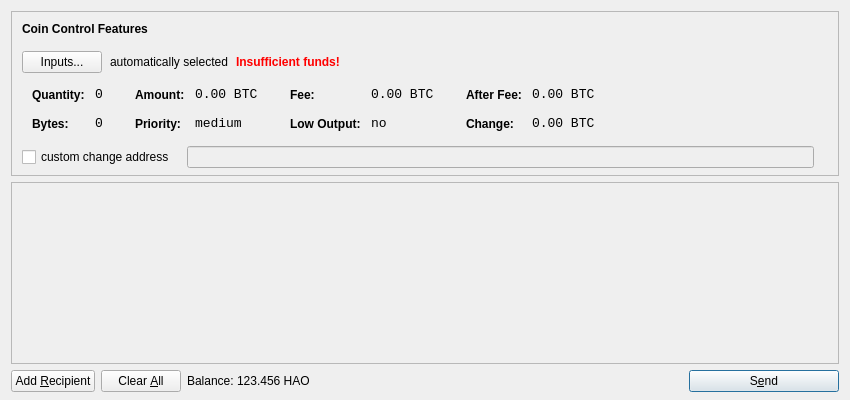
<?xml version="1.0" encoding="UTF-8"?>
<ui version="4.0">
 <class>SendCoinsDialog</class>
 <widget class="QDialog" name="SendCoinsDialog">
  <property name="geometry">
   <rect>
    <x>0</x>
    <y>0</y>
    <width>850</width>
    <height>400</height>
   </rect>
  </property>
  <property name="windowTitle">
   <string>Send Coins</string>
  </property>
  <layout class="QVBoxLayout" name="verticalLayout" stretch="0,1,0">
   <property name="bottomMargin">
    <number>8</number>
   </property>
   <item>
    <widget class="QFrame" name="frameCoinControl">
     <property name="sizePolicy">
      <sizepolicy hsizetype="Expanding" vsizetype="Expanding">
       <horstretch>0</horstretch>
       <verstretch>0</verstretch>
      </sizepolicy>
     </property>
     <property name="maximumSize">
      <size>
       <width>16777215</width>
       <height>16777215</height>
      </size>
     </property>
     <property name="frameShape">
      <enum>QFrame::StyledPanel</enum>
     </property>
     <property name="frameShadow">
      <enum>QFrame::Sunken</enum>
     </property>
     <layout class="QVBoxLayout" name="verticalLayoutCoinControl2">
      <property name="spacing">
       <number>-1</number>
      </property>
      <property name="leftMargin">
       <number>0</number>
      </property>
      <property name="topMargin">
       <number>0</number>
      </property>
      <property name="rightMargin">
       <number>0</number>
      </property>
      <property name="bottomMargin">
       <number>6</number>
      </property>
      <item>
       <layout class="QVBoxLayout" name="verticalLayoutCoinControl" stretch="0,0,0,0,1">
        <property name="spacing">
         <number>0</number>
        </property>
        <property name="leftMargin">
         <number>10</number>
        </property>
        <property name="topMargin">
         <number>10</number>
        </property>
        <item>
         <layout class="QHBoxLayout" name="horizontalLayoutCoinControl1">
          <property name="bottomMargin">
           <number>15</number>
          </property>
          <item>
           <widget class="QLabel" name="labelCoinControlFeatures">
            <property name="sizePolicy">
             <sizepolicy hsizetype="Preferred" vsizetype="Maximum">
              <horstretch>0</horstretch>
              <verstretch>0</verstretch>
             </sizepolicy>
            </property>
            <property name="font">
             <font>
              <weight>75</weight>
              <bold>true</bold>
             </font>
            </property>
            <property name="styleSheet">
             <string notr="true">font-weight:bold;</string>
            </property>
            <property name="text">
             <string>Coin Control Features</string>
            </property>
           </widget>
          </item>
         </layout>
        </item>
        <item>
         <layout class="QHBoxLayout" name="horizontalLayoutCoinControl2" stretch="0,0,0,0">
          <property name="spacing">
           <number>8</number>
          </property>
          <property name="bottomMargin">
           <number>10</number>
          </property>
          <item>
           <widget class="QPushButton" name="pushButtonCoinControl">
            <property name="styleSheet">
             <string notr="true"/>
            </property>
            <property name="text">
             <string>Inputs...</string>
            </property>
           </widget>
          </item>
          <item>
           <widget class="QLabel" name="labelCoinControlAutomaticallySelected">
            <property name="text">
             <string>automatically selected</string>
            </property>
            <property name="margin">
             <number>5</number>
            </property>
           </widget>
          </item>
          <item>
           <widget class="QLabel" name="labelCoinControlInsuffFunds">
            <property name="font">
             <font>
              <weight>75</weight>
              <bold>true</bold>
             </font>
            </property>
            <property name="styleSheet">
             <string notr="true">color:red;font-weight:bold;</string>
            </property>
            <property name="text">
             <string>Insufficient funds!</string>
            </property>
            <property name="margin">
             <number>5</number>
            </property>
           </widget>
          </item>
          <item>
           <spacer name="horizontalSpacerCoinControl">
            <property name="orientation">
             <enum>Qt::Horizontal</enum>
            </property>
            <property name="sizeHint" stdset="0">
             <size>
              <width>40</width>
              <height>1</height>
             </size>
            </property>
           </spacer>
          </item>
         </layout>
        </item>
        <item>
         <widget class="QWidget" name="widgetCoinControl" native="true">
          <property name="sizePolicy">
           <sizepolicy hsizetype="Preferred" vsizetype="Preferred">
            <horstretch>0</horstretch>
            <verstretch>0</verstretch>
           </sizepolicy>
          </property>
          <property name="minimumSize">
           <size>
            <width>0</width>
            <height>0</height>
           </size>
          </property>
          <property name="styleSheet">
           <string notr="true"/>
          </property>
          <layout class="QHBoxLayout" name="horizontalLayoutCoinControl5">
           <property name="margin">
            <number>0</number>
           </property>
           <item>
            <layout class="QHBoxLayout" name="horizontalLayoutCoinControl3" stretch="0,0,0,1">
             <property name="spacing">
              <number>20</number>
             </property>
             <property name="topMargin">
              <number>0</number>
             </property>
             <property name="bottomMargin">
              <number>10</number>
             </property>
             <item>
              <layout class="QFormLayout" name="formLayoutCoinControl1">
               <property name="horizontalSpacing">
                <number>10</number>
               </property>
               <property name="verticalSpacing">
                <number>14</number>
               </property>
               <property name="leftMargin">
                <number>10</number>
               </property>
               <property name="topMargin">
                <number>4</number>
               </property>
               <property name="rightMargin">
                <number>6</number>
               </property>
               <item row="0" column="0">
                <widget class="QLabel" name="labelCoinControlQuantityText">
                 <property name="styleSheet">
                  <string notr="true">font-weight:bold;</string>
                 </property>
                 <property name="text">
                  <string>Quantity:</string>
                 </property>
                 <property name="margin">
                  <number>0</number>
                 </property>
                </widget>
               </item>
               <item row="0" column="1">
                <widget class="QLabel" name="labelCoinControlQuantity">
                 <property name="font">
                  <font>
                   <family>Monospace</family>
                   <pointsize>10</pointsize>
                  </font>
                 </property>
                 <property name="cursor">
                  <cursorShape>IBeamCursor</cursorShape>
                 </property>
                 <property name="contextMenuPolicy">
                  <enum>Qt::ActionsContextMenu</enum>
                 </property>
                 <property name="text">
                  <string notr="true">0</string>
                 </property>
                 <property name="margin">
                  <number>0</number>
                 </property>
                 <property name="textInteractionFlags">
                  <set>Qt::LinksAccessibleByMouse|Qt::TextSelectableByKeyboard|Qt::TextSelectableByMouse</set>
                 </property>
                </widget>
               </item>
               <item row="1" column="0">
                <widget class="QLabel" name="labelCoinControlBytesText">
                 <property name="styleSheet">
                  <string notr="true">font-weight:bold;</string>
                 </property>
                 <property name="text">
                  <string>Bytes:</string>
                 </property>
                </widget>
               </item>
               <item row="1" column="1">
                <widget class="QLabel" name="labelCoinControlBytes">
                 <property name="font">
                  <font>
                   <family>Monospace</family>
                   <pointsize>10</pointsize>
                  </font>
                 </property>
                 <property name="cursor">
                  <cursorShape>IBeamCursor</cursorShape>
                 </property>
                 <property name="contextMenuPolicy">
                  <enum>Qt::ActionsContextMenu</enum>
                 </property>
                 <property name="text">
                  <string notr="true">0</string>
                 </property>
                 <property name="textInteractionFlags">
                  <set>Qt::LinksAccessibleByMouse|Qt::TextSelectableByKeyboard|Qt::TextSelectableByMouse</set>
                 </property>
                </widget>
               </item>
              </layout>
             </item>
             <item>
              <layout class="QFormLayout" name="formLayoutCoinControl2">
               <property name="horizontalSpacing">
                <number>10</number>
               </property>
               <property name="verticalSpacing">
                <number>14</number>
               </property>
               <property name="leftMargin">
                <number>6</number>
               </property>
               <property name="topMargin">
                <number>4</number>
               </property>
               <property name="rightMargin">
                <number>6</number>
               </property>
               <item row="0" column="0">
                <widget class="QLabel" name="labelCoinControlAmountText">
                 <property name="styleSheet">
                  <string notr="true">font-weight:bold;</string>
                 </property>
                 <property name="text">
                  <string>Amount:</string>
                 </property>
                 <property name="margin">
                  <number>0</number>
                 </property>
                </widget>
               </item>
               <item row="0" column="1">
                <widget class="QLabel" name="labelCoinControlAmount">
                 <property name="font">
                  <font>
                   <family>Monospace</family>
                   <pointsize>10</pointsize>
                  </font>
                 </property>
                 <property name="cursor">
                  <cursorShape>IBeamCursor</cursorShape>
                 </property>
                 <property name="contextMenuPolicy">
                  <enum>Qt::ActionsContextMenu</enum>
                 </property>
                 <property name="text">
                  <string notr="true">0.00 BTC</string>
                 </property>
                 <property name="textInteractionFlags">
                  <set>Qt::LinksAccessibleByMouse|Qt::TextSelectableByKeyboard|Qt::TextSelectableByMouse</set>
                 </property>
                </widget>
               </item>
               <item row="1" column="0">
                <widget class="QLabel" name="labelCoinControlPriorityText">
                 <property name="styleSheet">
                  <string notr="true">font-weight:bold;</string>
                 </property>
                 <property name="text">
                  <string>Priority:</string>
                 </property>
                </widget>
               </item>
               <item row="1" column="1">
                <widget class="QLabel" name="labelCoinControlPriority">
                 <property name="font">
                  <font>
                   <family>Monospace</family>
                   <pointsize>10</pointsize>
                  </font>
                 </property>
                 <property name="cursor">
                  <cursorShape>IBeamCursor</cursorShape>
                 </property>
                 <property name="contextMenuPolicy">
                  <enum>Qt::ActionsContextMenu</enum>
                 </property>
                 <property name="text">
                  <string>medium</string>
                 </property>
                 <property name="textInteractionFlags">
                  <set>Qt::LinksAccessibleByMouse|Qt::TextSelectableByKeyboard|Qt::TextSelectableByMouse</set>
                 </property>
                </widget>
               </item>
              </layout>
             </item>
             <item>
              <layout class="QFormLayout" name="formLayoutCoinControl3">
               <property name="horizontalSpacing">
                <number>10</number>
               </property>
               <property name="verticalSpacing">
                <number>14</number>
               </property>
               <property name="leftMargin">
                <number>6</number>
               </property>
               <property name="topMargin">
                <number>4</number>
               </property>
               <property name="rightMargin">
                <number>6</number>
               </property>
               <item row="0" column="0">
                <widget class="QLabel" name="labelCoinControlFeeText">
                 <property name="styleSheet">
                  <string notr="true">font-weight:bold;</string>
                 </property>
                 <property name="text">
                  <string>Fee:</string>
                 </property>
                 <property name="margin">
                  <number>0</number>
                 </property>
                </widget>
               </item>
               <item row="0" column="1">
                <widget class="QLabel" name="labelCoinControlFee">
                 <property name="font">
                  <font>
                   <family>Monospace</family>
                   <pointsize>10</pointsize>
                  </font>
                 </property>
                 <property name="cursor">
                  <cursorShape>IBeamCursor</cursorShape>
                 </property>
                 <property name="contextMenuPolicy">
                  <enum>Qt::ActionsContextMenu</enum>
                 </property>
                 <property name="text">
                  <string notr="true">0.00 BTC</string>
                 </property>
                 <property name="textInteractionFlags">
                  <set>Qt::LinksAccessibleByMouse|Qt::TextSelectableByKeyboard|Qt::TextSelectableByMouse</set>
                 </property>
                </widget>
               </item>
               <item row="1" column="0">
                <widget class="QLabel" name="labelCoinControlLowOutputText">
                 <property name="styleSheet">
                  <string notr="true">font-weight:bold;</string>
                 </property>
                 <property name="text">
                  <string>Low Output:</string>
                 </property>
                </widget>
               </item>
               <item row="1" column="1">
                <widget class="QLabel" name="labelCoinControlLowOutput">
                 <property name="font">
                  <font>
                   <family>Monospace</family>
                   <pointsize>10</pointsize>
                  </font>
                 </property>
                 <property name="cursor">
                  <cursorShape>IBeamCursor</cursorShape>
                 </property>
                 <property name="contextMenuPolicy">
                  <enum>Qt::ActionsContextMenu</enum>
                 </property>
                 <property name="text">
                  <string>no</string>
                 </property>
                 <property name="textInteractionFlags">
                  <set>Qt::LinksAccessibleByMouse|Qt::TextSelectableByKeyboard|Qt::TextSelectableByMouse</set>
                 </property>
                </widget>
               </item>
              </layout>
             </item>
             <item>
              <layout class="QFormLayout" name="formLayoutCoinControl4">
               <property name="horizontalSpacing">
                <number>10</number>
               </property>
               <property name="verticalSpacing">
                <number>14</number>
               </property>
               <property name="leftMargin">
                <number>6</number>
               </property>
               <property name="topMargin">
                <number>4</number>
               </property>
               <property name="rightMargin">
                <number>6</number>
               </property>
               <item row="0" column="0">
                <widget class="QLabel" name="labelCoinControlAfterFeeText">
                 <property name="styleSheet">
                  <string notr="true">font-weight:bold;</string>
                 </property>
                 <property name="text">
                  <string>After Fee:</string>
                 </property>
                 <property name="margin">
                  <number>0</number>
                 </property>
                </widget>
               </item>
               <item row="0" column="1">
                <widget class="QLabel" name="labelCoinControlAfterFee">
                 <property name="font">
                  <font>
                   <family>Monospace</family>
                   <pointsize>10</pointsize>
                  </font>
                 </property>
                 <property name="cursor">
                  <cursorShape>IBeamCursor</cursorShape>
                 </property>
                 <property name="contextMenuPolicy">
                  <enum>Qt::ActionsContextMenu</enum>
                 </property>
                 <property name="text">
                  <string notr="true">0.00 BTC</string>
                 </property>
                 <property name="textInteractionFlags">
                  <set>Qt::LinksAccessibleByMouse|Qt::TextSelectableByKeyboard|Qt::TextSelectableByMouse</set>
                 </property>
                </widget>
               </item>
               <item row="1" column="0">
                <widget class="QLabel" name="labelCoinControlChangeText">
                 <property name="styleSheet">
                  <string notr="true">font-weight:bold;</string>
                 </property>
                 <property name="text">
                  <string>Change:</string>
                 </property>
                </widget>
               </item>
               <item row="1" column="1">
                <widget class="QLabel" name="labelCoinControlChange">
                 <property name="font">
                  <font>
                   <family>Monospace</family>
                   <pointsize>10</pointsize>
                  </font>
                 </property>
                 <property name="cursor">
                  <cursorShape>IBeamCursor</cursorShape>
                 </property>
                 <property name="contextMenuPolicy">
                  <enum>Qt::ActionsContextMenu</enum>
                 </property>
                 <property name="text">
                  <string notr="true">0.00 BTC</string>
                 </property>
                 <property name="textInteractionFlags">
                  <set>Qt::LinksAccessibleByMouse|Qt::TextSelectableByKeyboard|Qt::TextSelectableByMouse</set>
                 </property>
                </widget>
               </item>
              </layout>
             </item>
            </layout>
           </item>
          </layout>
         </widget>
        </item>
        <item>
         <layout class="QHBoxLayout" name="horizontalLayoutCoinControl4" stretch="0,0,0">
          <property name="spacing">
           <number>12</number>
          </property>
          <property name="sizeConstraint">
           <enum>QLayout::SetDefaultConstraint</enum>
          </property>
          <property name="topMargin">
           <number>5</number>
          </property>
          <property name="rightMargin">
           <number>5</number>
          </property>
          <item>
           <widget class="QCheckBox" name="checkBoxCoinControlChange">
            <property name="text">
             <string>custom change address</string>
            </property>
           </widget>
          </item>
          <item>
           <widget class="QLineEdit" name="lineEditCoinControlChange">
            <property name="enabled">
             <bool>false</bool>
            </property>
            <property name="sizePolicy">
             <sizepolicy hsizetype="Expanding" vsizetype="Fixed">
              <horstretch>0</horstretch>
              <verstretch>0</verstretch>
             </sizepolicy>
            </property>
           </widget>
          </item>
          <item>
           <widget class="QLabel" name="labelCoinControlChangeLabel">
            <property name="sizePolicy">
             <sizepolicy hsizetype="Preferred" vsizetype="Expanding">
              <horstretch>0</horstretch>
              <verstretch>0</verstretch>
             </sizepolicy>
            </property>
            <property name="minimumSize">
             <size>
              <width>0</width>
              <height>0</height>
             </size>
            </property>
            <property name="text">
             <string/>
            </property>
            <property name="margin">
             <number>3</number>
            </property>
           </widget>
          </item>
         </layout>
        </item>
        <item>
         <spacer name="verticalSpacerCoinControl">
          <property name="orientation">
           <enum>Qt::Vertical</enum>
          </property>
          <property name="sizeHint" stdset="0">
           <size>
            <width>800</width>
            <height>1</height>
           </size>
          </property>
         </spacer>
        </item>
       </layout>
      </item>
     </layout>
    </widget>
   </item>
   <item>
    <widget class="QScrollArea" name="scrollArea">
     <property name="widgetResizable">
      <bool>true</bool>
     </property>
     <widget class="QWidget" name="scrollAreaWidgetContents">
      <property name="geometry">
       <rect>
        <x>0</x>
        <y>0</y>
        <width>830</width>
        <height>165</height>
       </rect>
      </property>
      <layout class="QVBoxLayout" name="verticalLayout_2">
       <property name="margin">
        <number>0</number>
       </property>
       <item>
        <layout class="QVBoxLayout" name="entries">
         <property name="spacing">
          <number>6</number>
         </property>
        </layout>
       </item>
       <item>
        <spacer name="verticalSpacer">
         <property name="orientation">
          <enum>Qt::Vertical</enum>
         </property>
         <property name="sizeHint" stdset="0">
          <size>
           <width>20</width>
           <height>40</height>
          </size>
         </property>
        </spacer>
       </item>
      </layout>
     </widget>
    </widget>
   </item>
   <item>
    <layout class="QHBoxLayout" name="horizontalLayout">
     <item>
      <widget class="QPushButton" name="addButton">
       <property name="toolTip">
        <string>Send to multiple recipients at once</string>
       </property>
       <property name="text">
        <string>Add &amp;Recipient</string>
       </property>
       <property name="icon">
        <iconset resource="../bitcoin.qrc">
         <normaloff>:/icons/add</normaloff>:/icons/add</iconset>
       </property>
       <property name="autoDefault">
        <bool>false</bool>
       </property>
      </widget>
     </item>
     <item>
      <widget class="QPushButton" name="clearButton">
       <property name="sizePolicy">
        <sizepolicy hsizetype="Minimum" vsizetype="Fixed">
         <horstretch>0</horstretch>
         <verstretch>0</verstretch>
        </sizepolicy>
       </property>
       <property name="toolTip">
        <string>Remove all transaction fields</string>
       </property>
       <property name="text">
        <string>Clear &amp;All</string>
       </property>
       <property name="icon">
        <iconset resource="../bitcoin.qrc">
         <normaloff>:/icons/remove</normaloff>:/icons/remove</iconset>
       </property>
       <property name="autoRepeatDelay">
        <number>300</number>
       </property>
       <property name="autoDefault">
        <bool>false</bool>
       </property>
      </widget>
     </item>
     <item>
      <layout class="QHBoxLayout" name="horizontalLayout_2">
       <property name="spacing">
        <number>3</number>
       </property>
       <item>
        <widget class="QLabel" name="label">
         <property name="text">
          <string>Balance:</string>
         </property>
        </widget>
       </item>
       <item>
        <widget class="QLabel" name="labelBalance">
         <property name="cursor">
          <cursorShape>IBeamCursor</cursorShape>
         </property>
         <property name="text">
          <string>123.456 HAO</string>
         </property>
         <property name="textInteractionFlags">
          <set>Qt::LinksAccessibleByMouse|Qt::TextSelectableByKeyboard|Qt::TextSelectableByMouse</set>
         </property>
        </widget>
       </item>
      </layout>
     </item>
     <item>
      <spacer name="horizontalSpacer">
       <property name="orientation">
        <enum>Qt::Horizontal</enum>
       </property>
       <property name="sizeHint" stdset="0">
        <size>
         <width>40</width>
         <height>20</height>
        </size>
       </property>
      </spacer>
     </item>
     <item>
      <widget class="QPushButton" name="sendButton">
       <property name="minimumSize">
        <size>
         <width>150</width>
         <height>0</height>
        </size>
       </property>
       <property name="toolTip">
        <string>Confirm the send action</string>
       </property>
       <property name="text">
        <string>S&amp;end</string>
       </property>
       <property name="icon">
        <iconset resource="../bitcoin.qrc">
         <normaloff>:/icons/send</normaloff>:/icons/send</iconset>
       </property>
       <property name="default">
        <bool>true</bool>
       </property>
      </widget>
     </item>
    </layout>
   </item>
  </layout>
 </widget>
 <resources>
  <include location="../bitcoin.qrc"/>
 </resources>
 <connections/>
</ui>
